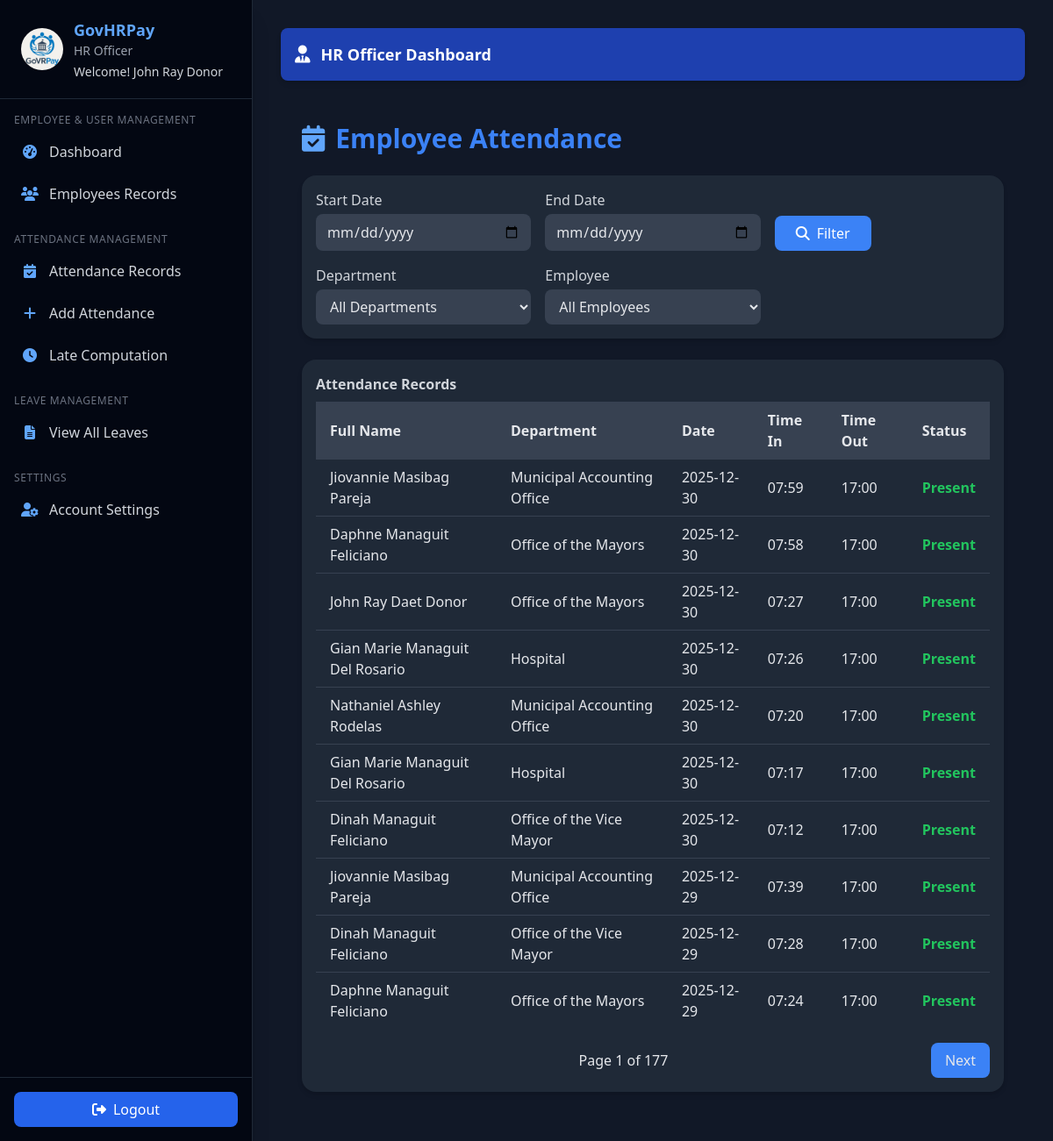
The app's page /hr/officer/attendance (signed in) with its own data.
### hr_system/hr/models/user.py (models this page shows, shortened)
class User(UserMixin, db.Model):
    id = db.Column(db.Integer, primary_key=True)
    email = db.Column(db.String(150), unique=True, nullable=False)
    password = db.Column(db.String(150), nullable=False)
    first_name = db.Column(db.String(100), nullable=False)
    last_name = db.Column(db.String(100), nullable=False)
    role = db.Column(db.String(50), nullable=False, default="employee")
    department_id = db.Column(
        db.Integer, db.ForeignKey('department.id', name='fk_user_department_id')
    )
    position = db.Column(db.String(100))
    active = db.Column(db.Boolean, default=True)
    created_at = db.Column(db.DateTime, default=datetime.utcnow)
    last_login = db.Column(db.DateTime)
    managed_department = db.relationship(
        "Department",
        back_populates="head",
        uselist=False,
        foreign_keys="[Department.head_id]"
    )
    employee_profile = db.relationship(
        "Employee",
        back_populates="user",
        uselist=False
    )
    approved_leaves = db.relationship(
        "Leave",
        back_populates="approver",
        lazy=True,
        foreign_keys="[Leave.approved_by]"
    )
    department = db.relationship(
        "Department",
        backref="users",
        foreign_keys=[department_id]
    )
    def get_full_name(self):
        return f"{self.first_name} {self.last_name}"

### hr_system/hr/models/hr_models.py (models this page shows, shortened)
class Attendance(db.Model):
    __tablename__ = "attendance"
    id = db.Column(db.Integer, primary_key=True)
    employee_id = db.Column(db.Integer, db.ForeignKey("employee.id"), nullable=False)
    date = db.Column(db.Date, nullable=False, default=date.today)
    time_in = db.Column(db.Time)
    time_out = db.Column(db.Time)
    status = db.Column(db.String(50), default="Present")
    remarks = db.Column(db.Text)
    working_hours = db.Column(db.Float, default=0.0)
    created_at = db.Column(db.DateTime, default=datetime.utcnow)
    employee = db.relationship("Employee", back_populates="attendances")

class Employee(db.Model):
    __tablename__ = "employee"
    id = db.Column(db.Integer, primary_key=True)
    employee_id = db.Column(db.String(20), unique=True, nullable=False)
    user_id = db.Column(db.Integer, db.ForeignKey('user.id', name='fk_employee_user_id'), unique=True)
    department_id = db.Column(db.Integer, db.ForeignKey('department.id', name='fk_employee_department_id'))
    position_id = db.Column(db.Integer, db.ForeignKey('position.id', name='fk_employee_position_id'))
    first_name = db.Column(db.String(100), nullable=False)
    last_name = db.Column(db.String(100), nullable=False)
    middle_name = db.Column(db.String(100))
    email = db.Column(db.String(150), unique=True, nullable=False)
    phone = db.Column(db.String(20))
    barangay = db.Column(db.String(100))
    municipality = db.Column(db.String(100))
    province = db.Column(db.String(100))
    postal_code = db.Column(db.String(10))
    street_address = db.Column(db.String(255))
    salary = db.Column(db.Float)
    date_hired = db.Column(db.Date, nullable=False)
    date_of_birth = db.Column(db.Date)
    gender = db.Column(db.String(10))
    marital_status = db.Column(db.String(20))
    emergency_contact = db.Column(db.String(100))
    emergency_phone = db.Column(db.String(20))
    status = db.Column(db.String(20), default="Active")
    archived = db.Column(db.Boolean, default=False)
    archived_at = db.Column(db.DateTime)
    cs_eligibility = db.Column(db.String(50))
    created_at = db.Column(db.DateTime, default=datetime.utcnow)
    updated_at = db.Column(db.DateTime, default=datetime.utcnow, onupdate=datetime.utcnow)
    user = db.relationship("User", back_populates="employee_profile", uselist=False)
    department = db.relationship("Department", back_populates="employees", foreign_keys=[department_id])
    position = db.relationship("Position", back_populates="employees", foreign_keys=[position_id])
    attendances = db.relationship("Attendance", back_populates="employee", lazy=True)
    leaves = db.relationship("Leave", back_populates="employee", lazy=True)
    leave_credits = db.relationship("LeaveCredit", back_populates="employee", lazy=True)
    payrolls = db.relationship("Payroll", back_populates="employee", lazy=True)
    payslips = db.relationship("Payslip", back_populates="employee", lazy=True)
    employee_deductions = db.relationship("EmployeeDeduction", back_populates="employee", lazy=True, cascade="all, delete-orphan")
    employee_allowances = db.relationship("EmployeeAllowance", back_populates="employee", lazy=True, cascade="all, delete-orphan")
    employment_type_id = db.Column(db.Integer, db.ForeignKey("employment_type.id", name="fk_employee_employment_type_id"))
    employment_type = db.relationship("EmploymentType", back_populates="employees", foreign_keys=[employment_type_id])
    deductions = db.relationship(
        "Deduction",
        secondary="employee_deductions",
        viewonly=True,
        lazy="joined"
    )
    allowances = db.relationship(
        "Allowance",
        secondary="employee_allowances",
        viewonly=True,
        lazy="joined"
    )
    def get_full_name(self):
        return f"{self.first_name} {self.middle_name or ''} {self.last_name}".strip()

class Department(db.Model):
    __tablename__ = "department"
    id = db.Column(db.Integer, primary_key=True)
    name = db.Column(db.String(100), unique=True, nullable=False)
    description = db.Column(db.Text)
    head_id = db.Column(db.Integer, db.ForeignKey("user.id", name="fk_department_head_id"))
    created_at = db.Column(db.DateTime, default=datetime.utcnow)
    head = db.relationship("User", back_populates="managed_department", foreign_keys=[head_id])
    employees = db.relationship("Employee", back_populates="department", lazy=True)
    positions = db.relationship("Position", back_populates="department", lazy=True)

### hr_system/hr/routes/hr_officer_routes.py (the view, shortened to what this page needs)
@hr_officer_bp.route("/attendance")
@login_required
@hr_officer_required
def attendance():
    page = request.args.get("page", 1, type=int)
    start_date = request.args.get("start_date", "")
    end_date = request.args.get("end_date", "")
    employee_filter = request.args.get("employee", "")
    department_filter = request.args.get("department", "")
    query = Attendance.query.options(
        joinedload(Attendance.employee).joinedload(Employee.department)
    )
    if employee_filter:
        query = query.filter(Attendance.employee_id == employee_filter)
    if department_filter:
        query = query.join(Employee).filter(Employee.department_id == department_filter)
    attendances = query.order_by(
        Attendance.date.desc(), Attendance.time_in.desc()
    ).paginate(page=page, per_page=10, error_out=False)
    employees = (
        Employee.query.filter_by(status='Active').order_by(Employee.first_name).all()
    )
    departments = Department.query.order_by(Department.name).all()
    return render_template(
        "hr/officer/officer_view_attend.html",
        attendances=attendances,
        employees=employees,
        departments=departments,
        start_date=start_date,
        end_date=end_date,
        employee_filter=employee_filter,
        department_filter=department_filter,
    )

### hr_system/hr/__init__.py (called while the page is built)
@login_manager.user_loader
def load_user(user_id):
    return User.query.get(int(user_id))

### hr_system/hr/utils.py (called while the page is built)
def hr_officer_required(f):
    @wraps(f)
    def decorated_function(*args, **kwargs):
        if not current_user.is_authenticated or current_user.role not in ['admin', 'officer']:
            return jsonify({'error': 'HR Officer access required'}), 403
        return f(*args, **kwargs)
    return decorated_function

### templates/hr/officer/officer_view_attend.html (shortened to what this page needs)
{% extends 'hr/officer/officer_base.html' %}
{% block content %}
<main class="p-6 max-w-7xl mx-auto">
  <h1 class="text-3xl font-bold text-blue-500 mb-6 flex items-center gap-3">
    <i class="fa-solid fa-calendar-check text-blue-400"></i>
    Employee Attendance
  </h1>
  <form method="get" id="attendanceFilterForm" class="bg-gray-800 p-4 rounded-2xl shadow-md mb-6 space-y-4">
    <div class="grid grid-cols-1 md:grid-cols-3 gap-4 items-end">
      <div>
        <label class="block text-gray-300 font-medium mb-1">Start Date</label>
        <input type="date" id="start_date" name="start_date" value="{{ start_date }}"
               class="w-full bg-gray-700 text-gray-200 px-3 py-2 rounded-lg focus:ring-2 focus:ring-blue-400"/>
      </div>
      <div>
        <label class="block text-gray-300 font-medium mb-1">End Date</label>
        <input type="date" id="end_date" name="end_date" value="{{ end_date }}"
               class="w-full bg-gray-700 text-gray-200 px-3 py-2 rounded-lg focus:ring-2 focus:ring-blue-400"/>
      </div>
      <div class="flex gap-2">
        <button type="submit"
                class="bg-blue-500 hover:bg-blue-600 text-white px-6 py-2 rounded-lg flex items-center gap-2">
          <i class="fa-solid fa-magnifying-glass"></i> Filter
        </button>
      </div>
    </div>
    <div class="grid grid-cols-1 md:grid-cols-3 gap-4">
      <div>
        <label class="block text-gray-300 font-medium mb-1">Department</label>
        <select id="department_filter" name="department"
                class="w-full bg-gray-700 text-gray-200 px-3 py-2 rounded-lg focus:ring-2 focus:ring-blue-400">
          <option value="">All Departments</option>
        </select>
      </div>
      <div>
        <label class="block text-gray-300 font-medium mb-1">Employee</label>
        <select id="employee_filter" name="employee"
                class="w-full bg-gray-700 text-gray-200 px-3 py-2 rounded-lg focus:ring-2 focus:ring-blue-400">
          <option value="">All Employees</option>
        </select>
      </div>
    </div>
  </form>
  <div class="overflow-x-auto bg-gray-800 rounded-2xl shadow-md p-4">
    <table class="min-w-full divide-y divide-gray-700">
      <caption class="text-left text-gray-300 font-semibold mb-2">Attendance Records</caption>
      <thead class="bg-gray-700 text-gray-200">
        <tr>
          <th class="px-4 py-2 text-left">Full Name</th>
          <th class="px-4 py-2 text-left">Department</th>
          <th class="px-4 py-2 text-left">Date</th>
          <th class="px-4 py-2 text-left">Time In</th>
          <th class="px-4 py-2 text-left">Time Out</th>
          <th class="px-4 py-2 text-left">Status</th>
        </tr>
      </thead>
      <tbody class="divide-y divide-gray-700 text-gray-200">
        {% for att in attendances.items %}
        <tr class="hover:bg-gray-700 transition">
          <td class="px-4 py-2">{{ att.employee.get_full_name() }}</td>
          <td class="px-4 py-2">{{ att.employee.department.name if att.employee.department else '-' }}</td>
          <td class="px-4 py-2">{{ att.date.strftime('%Y-%m-%d') }}</td>
          <td class="px-4 py-2">{{ att.time_in.strftime('%H:%M') if att.time_in else '-' }}</td>
          <td class="px-4 py-2">{{ att.time_out.strftime('%H:%M') if att.time_out else '-' }}</td>
          <td class="px-4 py-2">
            <span class="font-semibold
                         {% if att.status == 'Present' %}text-green-500
                         {% elif att.status == 'Absent' %}text-red-500
                         {% else %}text-yellow-400{% endif %}">
              {{ att.status }}
            </span>
          </td>
        </tr>
        {% else %}
        <tr>
          <td colspan="6" class="px-4 py-2 text-center text-gray-400">No attendance records found.</td>
        </tr>
        {% endfor %}
      </tbody>
    </table>
    <div class="flex justify-between items-center mt-4 text-gray-200">
      <span>Page {{ attendances.page }} of {{ attendances.pages }}</span>
      {% if attendances.has_next %}
        <a href="{{ url_for('officer.attendance', page=attendances.next_num, start_date=start_date, end_date=end_date, department=department_filter, employee=employee_filter) }}"
           class="bg-blue-500 hover:bg-blue-600 px-4 py-2 rounded-lg">Next</a>
      {% else %}
        <span></span>
      {% endif %}
    </div>
  </div>
</main>
{% endblock %}

### templates/hr/officer/officer_base.html (shortened to what this page needs)
<!DOCTYPE html>
<html lang="en">
  <head>
    <script src="https://cdn.tailwindcss.com"></script>
    <link
      rel="stylesheet"
      href="https://cdnjs.cloudflare.com/ajax/libs/font-awesome/6.5.2/css/all.min.css"
    />
  </head>
  <body class="bg-gray-900 text-gray-100 flex flex-col md:flex-row min-h-screen font-sans">
    <aside id="sidebar"
      class="bg-gray-950 text-white w-64 sm:w-72 flex-shrink-0 fixed md:static inset-y-0 left-0
             transform -translate-x-full md:translate-x-0 transition-transform duration-300 z-30
             flex flex-col justify-between border-r border-gray-800 shadow-xl">
      <div class="overflow-y-auto flex-grow">
        <div class="flex items-center gap-3 px-6 py-5 border-b border-gray-800 sticky top-0 bg-gray-950 z-10">
          <img src="{{ url_for('officer.static', filename='img/logo2.avif') }}"
               class="w-12 h-12 rounded-full object-cover">
          <div>
            <h2 class="text-lg font-semibold text-blue-400">GovHRPay</h2>
            <p class="text-sm text-gray-400">HR Officer</p>
            <p class="text-sm text-gray-300 mt-1">
              Welcome! <span class="font-medium">{{ current_user.get_full_name() }}</span>
            </p>
          </div>
        </div>
        <nav class="mt-4 px-4 text-gray-300 space-y-6">
          {% for section, links in {
            "Employee & User Management": [
              ("fa-gauge-high", "Dashboard", "officer.hr_dashboard"),
              ("fa-users", "Employees Records", "officer.employees")
            ],
            "Attendance Management": [
              ("fa-calendar-check", "Attendance Records", "officer.attendance"),
              ("fa-plus", "Add Attendance", "officer.add_attendance"),
              ("fa-clock", "Late Computation", "officer.late_computation")
            ],
            "Leave Management": [
              ("fa-file-lines", "View All Leaves", "officer.view_leaves")
            ],
            "Settings": [
              ("fa-user-gear", "Account Settings", "officer.edit_password")
            ]
          }.items() %}
          <div>
            <h3 class="text-xs uppercase tracking-wider text-gray-500 mb-2">
              {{ section }}
            </h3>
            <ul class="space-y-2">
              {% for icon, text, url in links %}
              <li>
                <a href="{{ url_for(url) }}"
                   class="flex items-center gap-3 p-2 rounded-lg hover:bg-blue-700/40 transition">
                  <i class="fa-solid {{ icon }} text-blue-400 w-5 text-center"></i>
                  <span>{{ text }}</span>
                </a>
              </li>
              {% endfor %}
            </ul>
          </div>
        </nav>
      </div>
      <div class="p-4 border-t border-gray-800">
        <button id="logoutBtn"
          class="flex items-center gap-2 w-full justify-center py-2 rounded-lg
                 bg-blue-600 hover:bg-blue-700 transition">
          <i class="fa-solid fa-right-from-bracket"></i> Logout
        </button>
      </div>
    </aside>
    <main class="flex-1 p-4 sm:p-6 md:p-8 overflow-y-auto bg-gray-900">
      <div class="bg-blue-800 text-white rounded-lg p-4 mb-6 hidden md:flex items-center gap-3 shadow-md">
        <i class="fa-solid fa-user-tie text-xl"></i>
        <h1 class="text-lg font-semibold">HR Officer Dashboard</h1>
      </div>
      {% block content %}{% endblock %}
    </main>
  </body>
</html>

### records on screen
User: get_full_name "John Ray Donor"
Attendance: employee.get_full_name "Jiovannie Masibag Pareja", employee.department "Municipal Accounting Office", date "2025-12-30", time_in "07:59", time_out "17:00", status "Present"
Attendance: employee.get_full_name "Daphne Managuit Feliciano", employee.department "Office of the Mayors", date "2025-12-30", time_in "07:58", time_out "17:00", status "Present"
Attendance: employee.get_full_name "John Ray Daet Donor", employee.department "Office of the Mayors", date "2025-12-30", time_in "07:27", time_out "17:00", status "Present"
Attendance: employee.get_full_name "Gian Marie Managuit Del Rosario", employee.department "Hospital", date "2025-12-30", time_in "07:26", time_out "17:00", status "Present"
Attendance: employee.get_full_name "Nathaniel Ashley Rodelas", employee.department "Municipal Accounting Office", date "2025-12-30", time_in "07:20", time_out "17:00", status "Present"
Attendance: employee.get_full_name "Gian Marie Managuit Del Rosario", employee.department "Hospital", date "2025-12-30", time_in "07:17", time_out "17:00", status "Present"
Attendance: employee.get_full_name "Dinah Managuit Feliciano", employee.department "Office of the Vice Mayor", date "2025-12-30", time_in "07:12", time_out "17:00", status "Present"
Attendance: employee.get_full_name "Jiovannie Masibag Pareja", employee.department "Municipal Accounting Office", date "2025-12-29", time_in "07:39", time_out "17:00", status "Present"
Attendance: employee.get_full_name "Dinah Managuit Feliciano", employee.department "Office of the Vice Mayor", date "2025-12-29", time_in "07:28", time_out "17:00", status "Present"
Attendance: employee.get_full_name "Daphne Managuit Feliciano", employee.department "Office of the Mayors", date "2025-12-29", time_in "07:24", time_out "17:00", status "Present"

### other values on screen
{{ section }} "EMPLOYEE & USER MANAGEMENT" "ATTENDANCE MANAGEMENT" "LEAVE MANAGEMENT" "SETTINGS"
{{ text }} "Dashboard" "Employees Records" "Attendance Records" "Add Attendance" "Late Computation" "View All Leaves" "Account Settings"
{{ attendances.page }} "1"
{{ attendances.pages }} "177"
